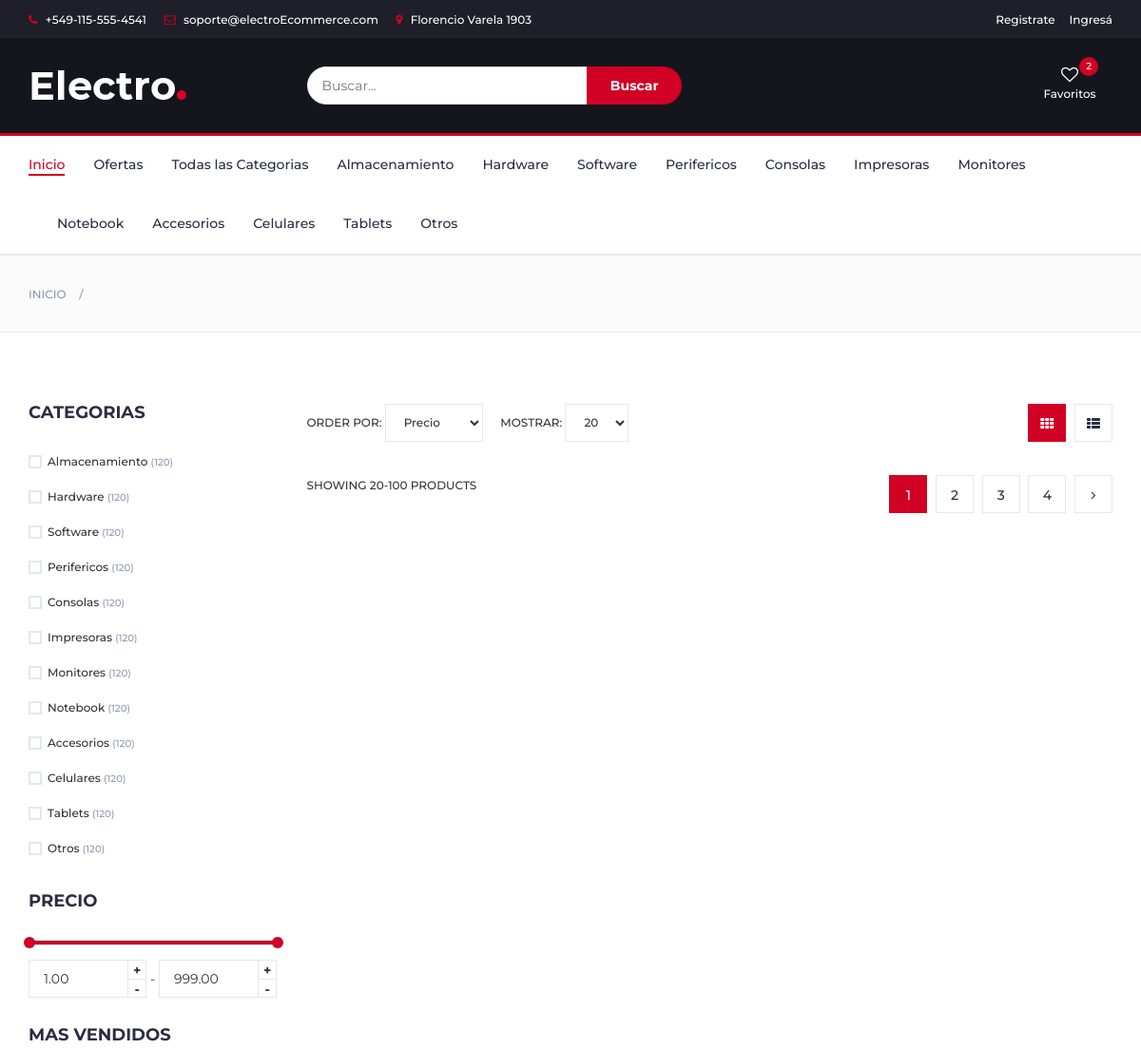
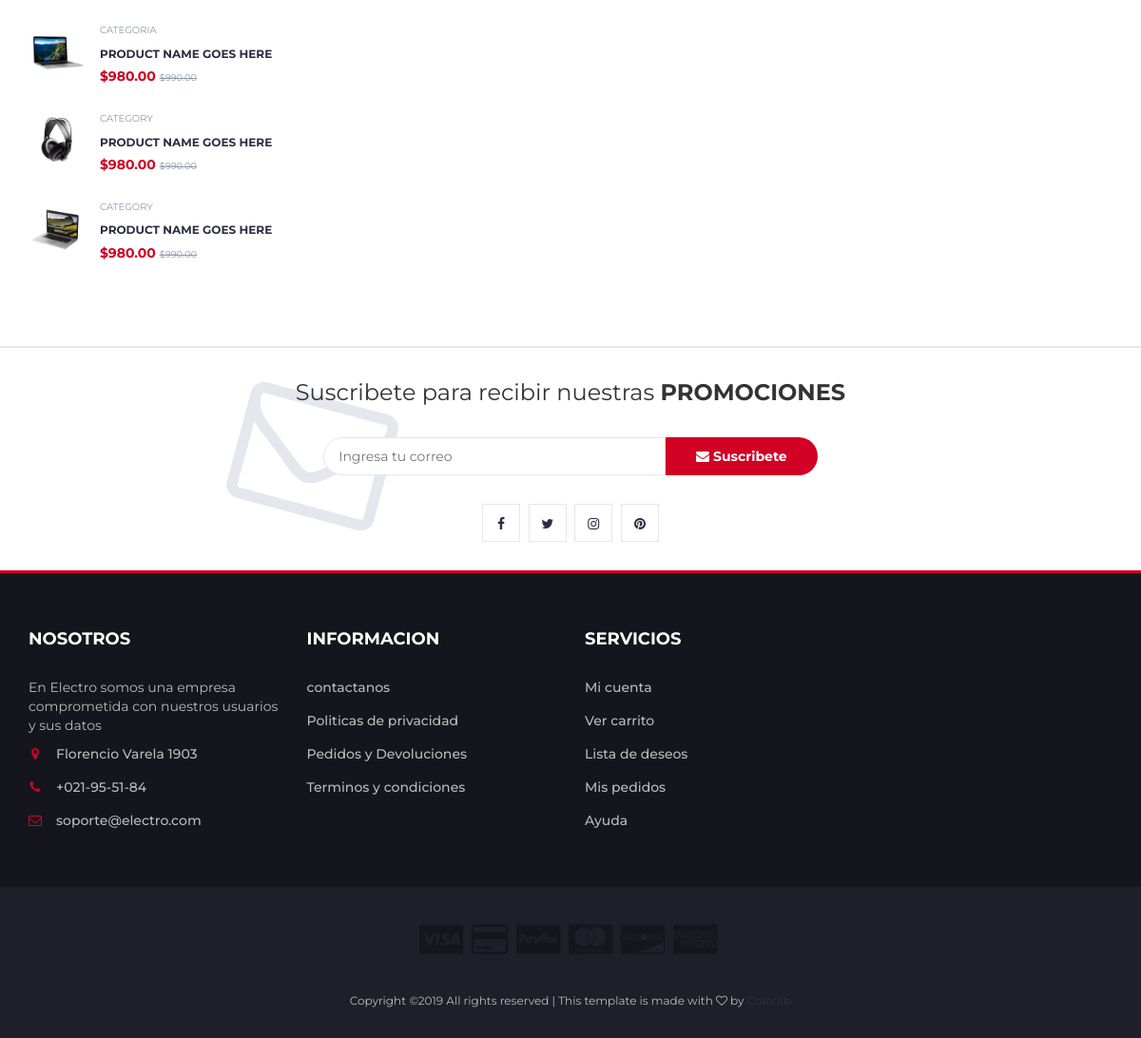
The page /vercategorias.php on the database its author committed (2 pictures, top to bottom).
### tables this page shows
create table categorias(
id int auto_increment,
nombre varchar(50),
primary key (id)
);

### vercategorias.php (the view, shortened to what this page needs)
<?php
$categoria = $_GET['cat'];
require 'header.php';
?>
<div id="breadcrumb" class="section">
    <div class="container">
        <div class="row">
            <div class="col-md-12">
                <ul class="breadcrumb-tree">
                    <li><a href="#">Inicio</a></li>
                    <li class="active"><?php echo $categoria; ?> </li>
                </ul>
            </div>
        </div>
    </div>
</div>
<div class="section">
    <div class="container">
        <div class="row">
            <div id="aside" class="col-md-3">
                <div class="aside">
                    <h3 class="aside-title">Categorias</h3>
                    <div class="checkbox-filter">
                        <?php require 'database.php';
                        $result=mysqli_query($conexion,"SELECT nombre FROM categorias");
                        $cont=1;
                        while ($row = mysqli_fetch_array($result)) {
                            echo"<div class='input-checkbox'>
                                <input type='checkbox' id='category-".$cont."'>
                                <label for='category-".$cont."'>
                                    <span></span>
                                    ". $row['nombre'] . "
                                    <small>(120)</small>
                                </label>
                            </div>";
                            $cont++;
                        } ; ?>
                    </div>
                </div>
                <div class="aside">
                    <h3 class="aside-title">Precio</h3>
                    <div class="price-filter">
                        <div id="price-slider"></div>
                        <div class="input-number price-min">
                            <input id="price-min" type="number">
                            <span class="qty-up">+</span>
                            <span class="qty-down">-</span>
                        </div>
                        <span>-</span>
                        <div class="input-number price-max">
                            <input id="price-max" type="number">
                            <span class="qty-up">+</span>
                            <span class="qty-down">-</span>
                        </div>
                    </div>
                </div>
                <div class="aside">
                    <h3 class="aside-title">Mas Vendidos</h3>
                    <div class="product-widget">
                        <div class="product-img">
                            <img src="./img/product01.png" alt="">
                        </div>
                        <div class="product-body">
                            <p class="product-category">Categoria</p>
                            <h3 class="product-name"><a href="#">product name goes here</a></h3>
                            <h4 class="product-price">$980.00 <del class="product-old-price">$990.00</del></h4>
                        </div>
                    </div>
                    <div class="product-widget">
                        <div class="product-img">
                            <img src="./img/product02.png" alt="">
                        </div>
                        <div class="product-body">
                            <p class="product-category">Category</p>
                            <h3 class="product-name"><a href="#">product name goes here</a></h3>
                            <h4 class="product-price">$980.00 <del class="product-old-price">$990.00</del></h4>
                        </div>
                    </div>
                    <div class="product-widget">
                        <div class="product-img">
                            <img src="./img/product03.png" alt="">
                        </div>
                        <div class="product-body">
                            <p class="product-category">Category</p>
                            <h3 class="product-name"><a href="#">product name goes here</a></h3>
                            <h4 class="product-price">$980.00 <del class="product-old-price">$990.00</del></h4>
                        </div>
                    </div>
                </div>
            </div>
            <div id="store" class="col-md-9">
                <div class="store-filter clearfix">
                    <div class="store-sort">
                        <label>
                            Order Por:
                            <select class="input-select">
                                <option value="0">Precio</option>
                            </select>
                        </label>
                        <label>
                            Mostrar:
                            <select class="input-select">
                                <option value="0">20</option>
                            </select>
                        </label>
                    </div>
                    <ul class="store-grid">
                        <li class="active"><i class="fa fa-th"></i></li>
                        <li><a href="#"><i class="fa fa-th-list"></i></a></li>
                    </ul>
                </div>
                <div class="store-filter clearfix">
                    <span class="store-qty">Showing 20-100 products</span>
                    <ul class="store-pagination">
                        <li class="active">1</li>
                        <li><a href="#">2</a></li>
                        <li><a href="#">3</a></li>
                        <li><a href="#">4</a></li>
                        <li><a href="#"><i class="fa fa-angle-right"></i></a></li>
                    </ul>
                </div>
            </div>
        </div>
    </div>
</div>
<?php
require 'footer.php';
?>

### categorias.php
<?php
require 'database.php';
$result=mysqli_query($conexion,"SELECT nombre FROM categorias");
while ($row = mysqli_fetch_array($result)) {
    echo"<li><a href='vercategorias.php?cat=". $row['nombre'] . "'>". $row['nombre'] . "</a></li>";
}

### rows shown on the page
categorias: nombre "Almacenamiento"
categorias: nombre "Hardware"
categorias: nombre "Software"
categorias: nombre "Perifericos"
categorias: nombre "Consolas"
categorias: nombre "Impresoras"
categorias: nombre "Monitores"
categorias: nombre "Notebook"
categorias: nombre "Accesorios"
categorias: nombre "Celulares"
categorias: nombre "Tablets"
categorias: nombre "Otros"
